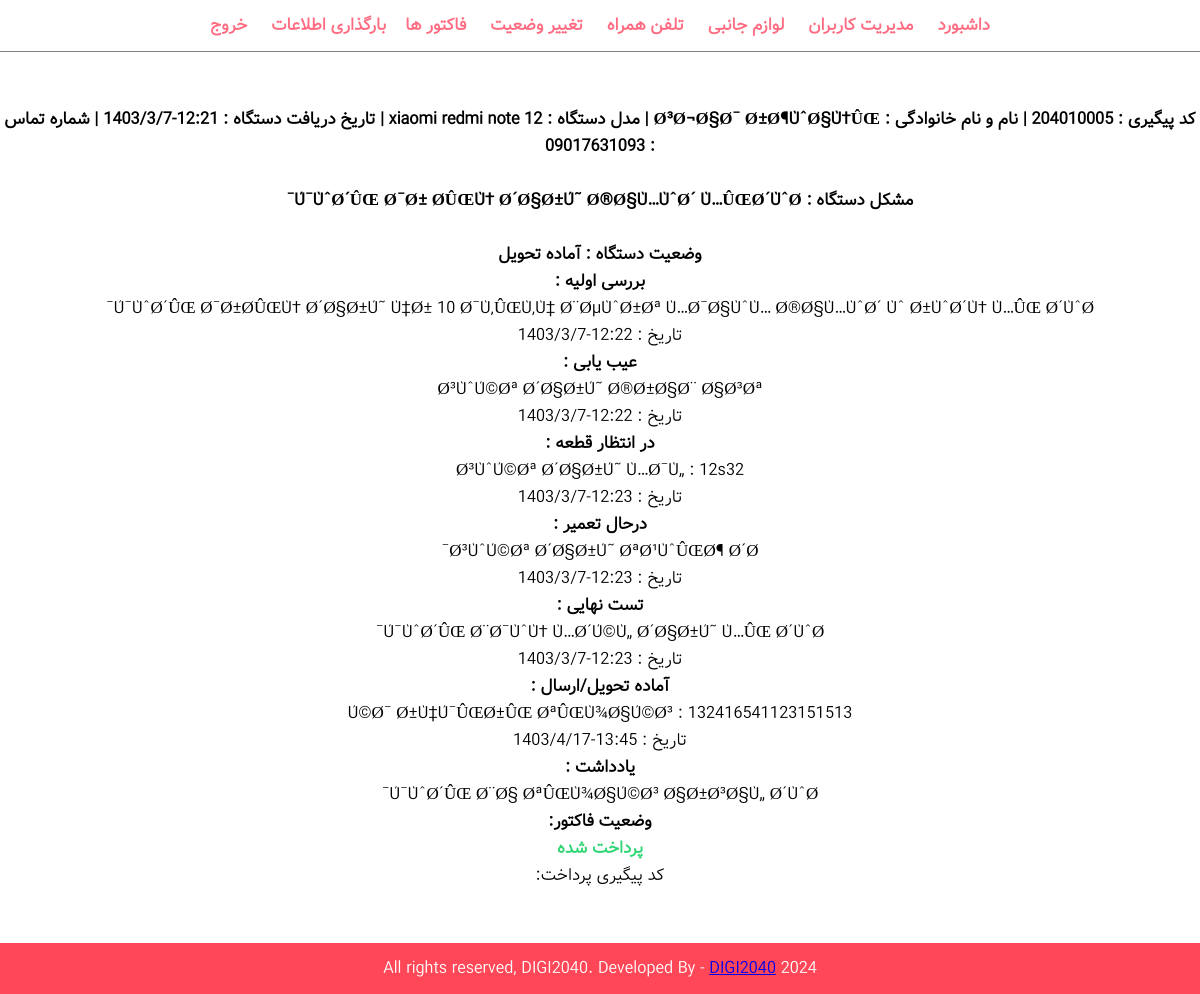
/admin/details.php?id=204010005 (signed in), run on the app's committed database.
### tables this page shows
CREATE TABLE `tbl_phone` (
  `id` int(10) UNSIGNED NOT NULL,
  `admin` varchar(50) NOT NULL,
  `cusname` varchar(100) NOT NULL,
  `description` mediumtext NOT NULL,
  `cusphone` varchar(12) NOT NULL,
  `cusid` varchar(10) NOT NULL,
  `model` varchar(100) NOT NULL,
  `imei` varchar(16) NOT NULL,
  `date` varchar(100) NOT NULL,
  `time` varchar(12) NOT NULL,
  `status` int(5) NOT NULL DEFAULT 1,
  `desc1` tinytext NOT NULL,
  `desc2` tinytext NOT NULL,
  `desc3` tinytext NOT NULL,
  `desc4` tinytext NOT NULL,
  `desc5` tinytext NOT NULL,
  `desc6` tinytext NOT NULL,
  `date1` varchar(18) NOT NULL,
  `date2` varchar(18) NOT NULL,
  `date3` varchar(18) NOT NULL,
  `date4` varchar(18) NOT NULL,
  `date5` varchar(18) NOT NULL,
  `date6` varchar(18) NOT NULL,
  `note` tinytext NOT NULL,
  `image1_name` varchar(50) NOT NULL,
  `pay` tinyint(1) NOT NULL DEFAULT 0
);

### admin/details.php (the view, shortened to what this page needs)
<?php include('partials/menu.php'); ?>
    <section class="text-center">
        <div class="container">
            <br><br><?php
                $search = mysqli_real_escape_string($conn, $_GET['id']);
                $sql = "SELECT * FROM tbl_phone WHERE id='$search'";
                $res = mysqli_query($conn, $sql);
                $count = mysqli_num_rows($res);
                if($count>0)
                {
                    $row=mysqli_fetch_assoc($res);
                    $id = $row['id'];
                    $cusname = $row['cusname'];
                    $cusphone = $row['cusphone'];
                    $model = $row['model'];
                    $date = $row['date'];
                    $status = $row['status'];
                    $description = $row['description'];
                    $desc1 = $row['desc1'];
                    $desc2 = $row['desc2'];
                    $desc3 = $row['desc3'];
                    $desc4 = $row['desc4'];
                    $desc5 = $row['desc5'];
                    $desc6 = $row['desc6'];
                    $date1 = $row['date1'];
                    $date2 = $row['date2'];
                    $date3 = $row['date3'];
                    $date4 = $row['date4'];
                    $date5 = $row['date5'];
                    $date6 = $row['date6'];
                    $note = $row['note'];
                    $pay = $row['pay'];
                    $found=TRUE;
                }
            if($found){
            ?>
                <h1>کد پیگیری : <?php echo $id; ?>  |  نام و نام خانوادگی : <?php echo $cusname; ?>  |  مدل دستگاه : <?php echo $model; ?>  |  تاریخ دریافت دستگاه : <?php echo $date; ?>  |  شماره تماس : <?php echo $cusphone;?></h1>
                <br>
                <h1>مشکل دستگاه : <?php echo $description; ?></h1>
                <br>
                <h1>وضعیت دستگاه : <?php
                if($status==1){echo "بررسی اولیه";}
                elseif($status==2){echo "عیب یابی";}
                elseif($status==3){echo "در انتظار قطعه";}
                elseif($status==4){echo "درحال تعمیر";}
                elseif($status==5){echo "تست نهایی";}
                elseif($status==6){echo "آماده تحویل";}
                ?>
                </h1><?php
                if($status>=1){
                    ?>
                    <div class="container text-center">
                            <h1>بررسی اولیه :</h1>
                            <p><?php echo $desc1; ?></p>
                            <p>تاریخ : <?php echo $date1 ?></p>
                        </div><?php
                }
                if($status>=2){
                    ?>
                        <div class="container text-center">
                            <h1>عیب یابی :</h1>
                            <p><?php echo $desc2; ?></p>
                            <p>تاریخ : <?php echo $date2 ?></p>
                        </div><?php
                }
                if($status>=3){
                    ?>
                        <div class="container text-center">
                            <h1>در انتظار قطعه :</h1>
                            <p><?php echo $desc3; ?></p>
                            <p>تاریخ : <?php echo $date3 ?></p>
                        </div><?php
                }
                if($status>=4){
                    ?>
                        <div class="container text-center">
                            <h1>درحال تعمیر :</h1>
                            <p><?php echo $desc4; ?></p>
                            <p>تاریخ : <?php echo $date4 ?></p>
                        </div><?php
                }
                if($status>=5){
                    ?>
                        <div class="container text-center">
                            <h1>تست نهایی :</h1>
                            <p><?php echo $desc5; ?></p>
                            <p>تاریخ : <?php echo $date5 ?></p>
                        </div><?php
                }
                if($status>=6){
                    ?>
                        <div class="container text-center">
                            <h1>آماده تحویل/ارسال :</h1>
                            <p><?php echo $desc6; ?></p>
                            <p>تاریخ : <?php echo $date6 ?></p>
                        </div><?php
                }
                if($note!=""){
                    ?>
                    <div class="container text-center">
                        <h1>یادداشت :</h1>
                        <p><?php echo $note; ?></p>
                    </div><?php
                }
                if($pay){
                    ?>
                    <div class="container text-center">
                    <h1>وضعیت فاکتور:</h1>
                        <p class="success"><strong>پرداخت شده</strong></p>
                        <p>کد پیگیری پرداخت:</p>
                    </div><?php
                }
                    ?>
                    </div><?php
            }
            ?>
        </div>
        <br><br>
    </section>
    <section class="food-menu">
        <div class="container">
<?php include('partials/footer.php'); ?>

### css/admin.css (style rules this page uses)
body { font-family: vazir; direction: rtl; }
* { margin: 0; padding: 0; font-size: 17px; }
.text-center { text-align: center; }
.success { color: #2ed573; }

### data on the page
tbl_phone: cusphone "09017631093", description "Ú¯ÙˆØ´ÛŒ Ø¯Ø± Ø­ÛŒÙ† Ø´Ø§Ø±Ú˜ Ø®Ø§Ù…ÙˆØ´ Ù…ÛŒØ´ÙˆØ¯", desc1 "Ú¯ÙˆØ´ÛŒ Ø¯Ø±Ø­ÛŒÙ† Ø´Ø§Ø±Ú˜ Ù‡Ø± 10 Ø¯Ù‚ÛŒÙ‚Ù‡ Ø¨ØµÙˆØ±Øª Ù…Ø¯Ø§ÙˆÙ… Ø®Ø§Ù…ÙˆØ´ Ùˆ Ø±ÙˆØ´Ù† Ù…ÛŒ Ø´ÙˆØ¯", date1 "12:22-1403/3/7", desc2 "Ø³ÙˆÚ©Øª Ø´Ø§Ø±Ú˜ Ø®Ø±Ø§Ø¨ Ø§Ø³Øª", date2 "12:22-1403/3/7", desc3 "Ø³ÙˆÚ©Øª Ø´Ø§Ø±Ú˜ Ù…Ø¯Ù„ : 12s32", date3 "12:23-1403/3/7", desc4 "Ø³ÙˆÚ©Øª Ø´Ø§Ø±Ú˜ ØªØ¹ÙˆÛŒØ¶ Ø´Ø¯", date4 "12:23-1403/3/7", desc5 "Ú¯ÙˆØ´ÛŒ Ø¨Ø¯ÙˆÙ† Ù…Ø´Ú©Ù„ Ø´Ø§Ø±Ú˜ Ù…ÛŒ Ø´ÙˆØ¯", date5 "12:23-1403/3/7", desc6 "Ú©Ø¯ Ø±Ù‡Ú¯ÛŒØ±ÛŒ ØªÛŒÙ¾Ø§Ú©Ø³ : 132416541123151513", date6 "13:45-1403/4/17", note "Ú¯ÙˆØ´ÛŒ Ø¨Ø§ ØªÛŒÙ¾Ø§Ú©Ø³ Ø§Ø±Ø³Ø§Ù„ Ø´ÙˆØ¯"
